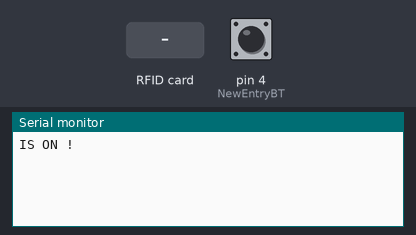
Recording of a sketch running on a simulated Arduino Uno, built with avr-gcc and run on an emulated ATmega328P. Parts: the last lines printed to the serial monitor. Inputs (shaded band) come from the test bench; at power-on: pin 4 (NewEntryBT) HIGH.

Above: at 1.2 s.
1.3 s: pin 4 (NewEntryBT) pulled LOW for 0.15 s
At 1.7 s:
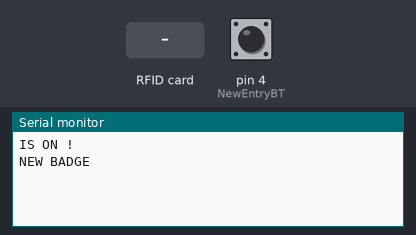
2.9 s: RFID card 5E 7A 19 C4 held to the reader
At 4.1 s:
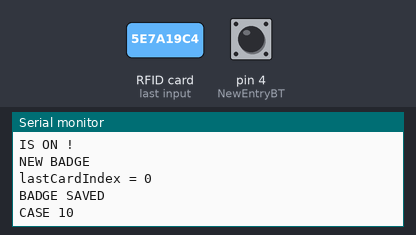
4.4 s: RFID card 5E 7A 19 C4 held to the reader
At 4.8 s:
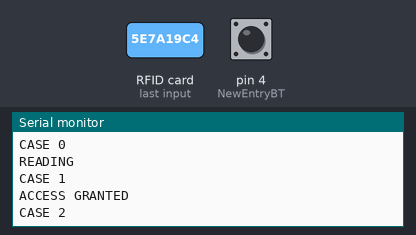
Timing chart, 0 to 7.4 s (numbered marks = the images above; inputs shaded):
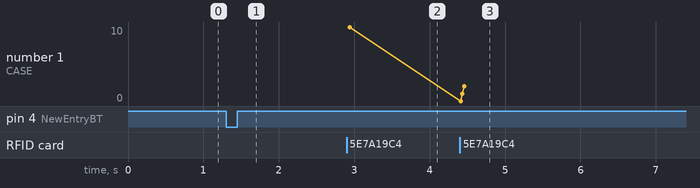

Measured:
- after the input at 1.3 s, the serial monitor: prints a new line at once (image 1)
- after the input at 2.9 s, the serial monitor: prints a new line at once (image 2)
- after the input at 4.4 s, the serial monitor: prints a new line at once (image 3)
- plotted number 1: 10 → 2 after the input at 4.4 s

The sketch:

RFID_arduino.ino
```cpp
#include <SPI.h>     // SPI
#include <MFRC522.h> // RFID

#define NewEntryBT 4
#define SS_PIN 10
#define RST_PIN 9

#define IDArraySize 100
#define NumBytesCard 4

// Déclaration
MFRC522 rfid(SS_PIN, RST_PIN);

byte IDArray[IDArraySize];

int lastCardIndex = 0;

// Etapes du programme
char step = 0;

/*
void displayArray()
{
  for (byte j = 0; j <= IDArraySize; j += 4)
  {

    for (byte i = 0; i < NumBytesCard; i++)
    {
      Serial.print(IDArray[j + i]);
      Serial.print(" ");
    }
    Serial.println("");
  }
}
*/

void setup()
{
  // Init RS232
  Serial.begin(9600);
  Serial.println("IS ON !");

  // Init SPI bus
  SPI.begin();

  // Init MFRC522
  rfid.PCD_Init();

  pinMode(NewEntryBT, INPUT_PULLUP);
}

void loop()
{

  switch (step)
  {

  // Badge inconnu
  case -1:
    Serial.println("BADGE UNKNOW");
    Serial.println("CASE -1");
    step = 0;
    delay(1000);
    break;

  //Attente de badge
  case 0:

    // Si bouton Nouvelle Entrée est appuyé
    if (!digitalRead(NewEntryBT))
    {
      Serial.println("NEW BADGE");
      step = 10;
    }

    // Initialisé la boucle si aucun badge n'est présent
    if (!rfid.PICC_IsNewCardPresent())
      return;

    // Vérifier la présence d'un nouveau badge
    if (!rfid.PICC_ReadCardSerial())
      return;

    Serial.println("CASE 0");
    step = 1;
    break;

  // Test l'ID du badge (4 octets)
  case 1:

    for (byte j = 0; j < IDArraySize; j += 4)
    {

      for (byte i = 0; i < NumBytesCard; i++)
      {

        if (IDArray[j + i] == rfid.uid.uidByte[i])
        {
          step = 2;
        }
      }
    }

    if (step != 2)
      step = -1;

    Serial.println("READING");
    Serial.println("CASE 1");
    break;

  // Ouverture porte
  case 2:
    step = 0;
    Serial.println("ACCESS GRANTED");
    Serial.println("CASE 2");

    delay(1000);
    break;

  // Enregistrement Badge
  case 10:

    // Initialisé la boucle si aucun badge n'est présent
    if (!rfid.PICC_IsNewCardPresent())
      return;

    // Vérifier la présence d'un nouveau badge
    if (!rfid.PICC_ReadCardSerial())
      return;

    // Enregistre le nouveau Badge
    Serial.print("lastCardIndex = ");
    Serial.println(lastCardIndex);

    for (byte i = 0; i < NumBytesCard; i++)
    {
      IDArray[i + lastCardIndex] = rfid.uid.uidByte[i];
    }
    //displayArray();
    lastCardIndex += 4;

    step = 0;
    Serial.println("BADGE SAVED");
    Serial.println("CASE 10");
    delay(1000);
    break;
  }
}
```
